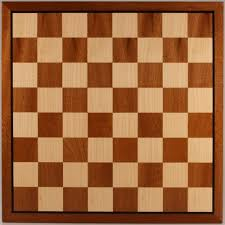
#> input picture C/c_linux/cpp/opencv/python/chess.jpeg, 225 x 225 px
$ python corner_detect.py   (Python 2 division)
#> lines starting #> are read from the running program, lines starting #| are printed output that depends on the picture; after the words box and inside, x2 and y2 are one past the last pixel; in counts of white or black regions, pixels touching at a corner belong together
import cv2
import numpy as np
img=cv2.imread("chess.jpeg")
#> img is the input picture: shape (225, 225, 3); mean B, G, R 59.8, 100.6, 156.7
gray=cv2.cvtColor(img,cv2.COLOR_BGR2GRAY)
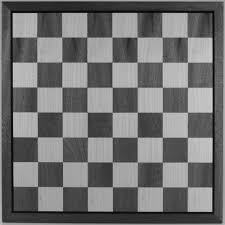
#> gray: shape (225, 225); min 4, max 207, mean 112.8
gray=np.float32(gray)
#print gray[10,100]
dst=cv2.cornerHarris(gray,2,3,0.04)
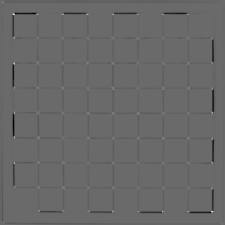
#> dst: shape (225, 225) float32; min -29144996, max 40861448, mean -422155.2; drawn with min black and max white
dst=cv2.dilate(dst,None)
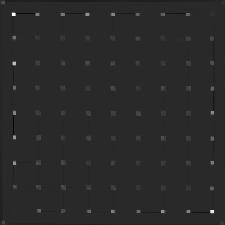
#> dst: shape (225, 225) float32; min -7900177.5, max 40861448, mean 145817.9; drawn with min black and max white

print "max:",0.01*dst.max()
#| max: 408614.48
print dst
#> (printed output is left out)
img[dst>0.01*dst.max()]=[0,0,255]
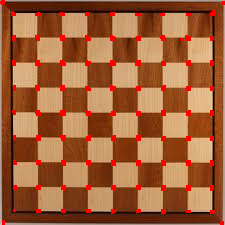
#> img: shape (225, 225, 3); 4.24% of pixels changed, all inside (x1, y1, x2, y2) = (0, 0, 225, 225)


print dst>0.01*dst.max()
#> (printed output is left out)

cv2.imshow('dst',img)
cv2.waitKey(0)
cv2.destroyAllWindows()

$ run again, with C/c_linux/cpp/opencv/python/baby2.jpeg copied over C/c_linux/cpp/opencv/python/chess.jpeg
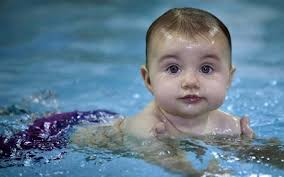
#> input picture C/c_linux/cpp/opencv/python/baby2.jpeg, 284 x 177 px
#> img is the input picture: shape (177, 284, 3); mean B, G, R 143.6, 124.4, 98.1
#> `dst=cv2.dilate(dst,None)`:
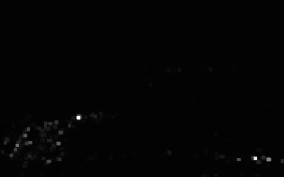
#> dst: shape (177, 284) float32; min -1386025.6, max 107246320, mean 410686.3; drawn with min black and max white
#| max: 1072463.2
#> (printed output is left out)
#> `img[dst>0.01*dst.max()]=[0,0,255]`:
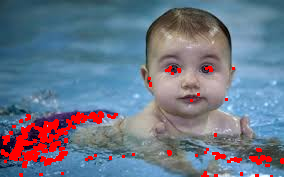
#> img: shape (177, 284, 3); 5.3% of pixels changed, all inside (x1, y1, x2, y2) = (1, 66, 284, 177)
#> (printed output is left out)

$ run again, with C/c_linux/cpp/opencv/python/home.jpeg copied over C/c_linux/cpp/opencv/python/chess.jpeg
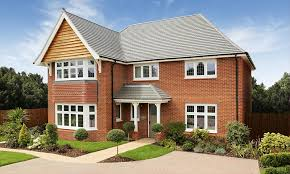
#> input picture C/c_linux/cpp/opencv/python/home.jpeg, 290 x 174 px
#> img is the input picture: shape (174, 290, 3); mean B, G, R 127.7, 140.2, 147.5
#> `dst=cv2.dilate(dst,None)`:
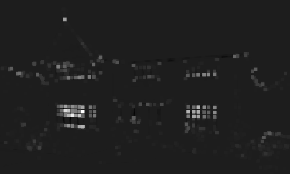
#> dst: shape (174, 290) float32; min -28838308, max 223583056, mean 2794332.8; drawn with min black and max white
#| max: 2235830.56
#> (printed output is left out)
#> `img[dst>0.01*dst.max()]=[0,0,255]`:
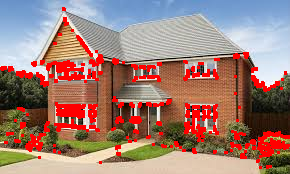
#> img: shape (174, 290, 3); 10.78% of pixels changed, all inside (x1, y1, x2, y2) = (0, 7, 290, 169)
#> (printed output is left out)
